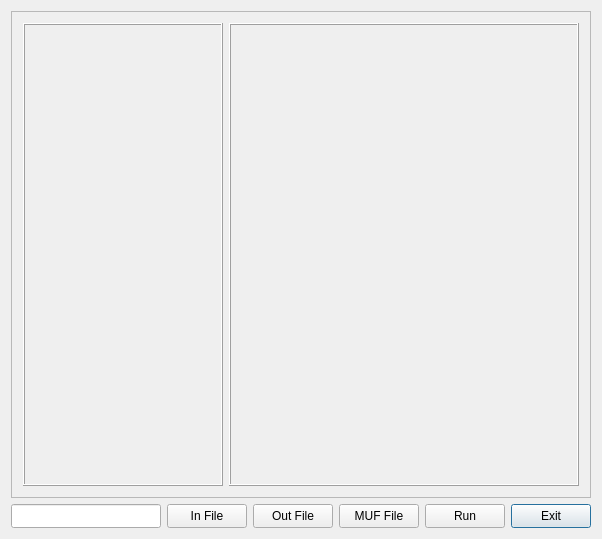
<?xml version="1.0" encoding="UTF-8"?>
<ui version="4.0">
 <class>Path</class>
 <widget class="QDialog" name="Path">
  <property name="geometry">
   <rect>
    <x>0</x>
    <y>0</y>
    <width>584</width>
    <height>539</height>
   </rect>
  </property>
  <property name="windowTitle">
   <string>Path</string>
  </property>
  <layout class="QGridLayout" name="gridLayout_2">
   <item row="0" column="0">
    <widget class="QFrame" name="frameAll">
     <property name="frameShape">
      <enum>QFrame::StyledPanel</enum>
     </property>
     <property name="frameShadow">
      <enum>QFrame::Raised</enum>
     </property>
     <layout class="QGridLayout" name="gridLayout">
      <item row="0" column="0">
       <layout class="QHBoxLayout">
        <item>
         <widget class="QFrame" name="frameIon">
          <property name="sizePolicy">
           <sizepolicy hsizetype="Expanding" vsizetype="Expanding">
            <horstretch>0</horstretch>
            <verstretch>0</verstretch>
           </sizepolicy>
          </property>
          <property name="minimumSize">
           <size>
            <width>100</width>
            <height>200</height>
           </size>
          </property>
          <property name="maximumSize">
           <size>
            <width>200</width>
            <height>32767</height>
           </size>
          </property>
          <property name="frameShape">
           <enum>QFrame::Box</enum>
          </property>
          <property name="frameShadow">
           <enum>QFrame::Raised</enum>
          </property>
         </widget>
        </item>
        <item>
         <widget class="QFrame" name="frameTrek">
          <property name="sizePolicy">
           <sizepolicy hsizetype="Expanding" vsizetype="Expanding">
            <horstretch>0</horstretch>
            <verstretch>0</verstretch>
           </sizepolicy>
          </property>
          <property name="minimumSize">
           <size>
            <width>300</width>
            <height>200</height>
           </size>
          </property>
          <property name="frameShape">
           <enum>QFrame::Box</enum>
          </property>
          <property name="frameShadow">
           <enum>QFrame::Raised</enum>
          </property>
         </widget>
        </item>
       </layout>
      </item>
     </layout>
     <zorder></zorder>
    </widget>
   </item>
   <item row="1" column="0">
    <layout class="QHBoxLayout" name="horizontalLayout">
     <item>
      <widget class="QLineEdit" name="lineEditInf">
       <property name="sizePolicy">
        <sizepolicy hsizetype="Expanding" vsizetype="Fixed">
         <horstretch>0</horstretch>
         <verstretch>0</verstretch>
        </sizepolicy>
       </property>
       <property name="minimumSize">
        <size>
         <width>150</width>
         <height>24</height>
        </size>
       </property>
       <property name="maximumSize">
        <size>
         <width>32767</width>
         <height>24</height>
        </size>
       </property>
      </widget>
     </item>
     <item>
      <spacer name="spacer1">
       <property name="orientation">
        <enum>Qt::Horizontal</enum>
       </property>
       <property name="sizeType">
        <enum>QSizePolicy::Preferred</enum>
       </property>
       <property name="sizeHint" stdset="0">
        <size>
         <width>20</width>
         <height>20</height>
        </size>
       </property>
      </spacer>
     </item>
     <item>
      <widget class="QPushButton" name="pushButtonRead">
       <property name="minimumSize">
        <size>
         <width>80</width>
         <height>24</height>
        </size>
       </property>
       <property name="maximumSize">
        <size>
         <width>80</width>
         <height>24</height>
        </size>
       </property>
       <property name="toolTip">
        <string>Input FileName</string>
       </property>
       <property name="text">
        <string>In File</string>
       </property>
       <property name="autoDefault">
        <bool>false</bool>
       </property>
      </widget>
     </item>
     <item>
      <widget class="QPushButton" name="pushButtonWrite">
       <property name="minimumSize">
        <size>
         <width>80</width>
         <height>24</height>
        </size>
       </property>
       <property name="maximumSize">
        <size>
         <width>80</width>
         <height>24</height>
        </size>
       </property>
       <property name="toolTip">
        <string>Input FileName</string>
       </property>
       <property name="text">
        <string>Out File</string>
       </property>
       <property name="autoDefault">
        <bool>false</bool>
       </property>
      </widget>
     </item>
     <item>
      <widget class="QPushButton" name="pushButtonWriteMUF">
       <property name="minimumSize">
        <size>
         <width>80</width>
         <height>24</height>
        </size>
       </property>
       <property name="maximumSize">
        <size>
         <width>80</width>
         <height>24</height>
        </size>
       </property>
       <property name="toolTip">
        <string>Input FileName</string>
       </property>
       <property name="text">
        <string>MUF File</string>
       </property>
       <property name="autoDefault">
        <bool>false</bool>
       </property>
      </widget>
     </item>
     <item>
      <widget class="QPushButton" name="pushButtonRun">
       <property name="minimumSize">
        <size>
         <width>80</width>
         <height>24</height>
        </size>
       </property>
       <property name="maximumSize">
        <size>
         <width>80</width>
         <height>24</height>
        </size>
       </property>
       <property name="toolTip">
        <string>Run Calculated</string>
       </property>
       <property name="text">
        <string>Run</string>
       </property>
       <property name="autoDefault">
        <bool>false</bool>
       </property>
      </widget>
     </item>
     <item>
      <widget class="QPushButton" name="pushButtonExit">
       <property name="minimumSize">
        <size>
         <width>80</width>
         <height>24</height>
        </size>
       </property>
       <property name="maximumSize">
        <size>
         <width>80</width>
         <height>24</height>
        </size>
       </property>
       <property name="toolTip">
        <string>Exit</string>
       </property>
       <property name="text">
        <string>Exit</string>
       </property>
       <property name="default">
        <bool>true</bool>
       </property>
      </widget>
     </item>
    </layout>
   </item>
  </layout>
 </widget>
 <layoutdefault spacing="6" margin="11"/>
 <pixmapfunction>qPixmapFromMimeSource</pixmapfunction>
 <tabstops>
  <tabstop>pushButtonExit</tabstop>
  <tabstop>pushButtonRead</tabstop>
  <tabstop>pushButtonRun</tabstop>
 </tabstops>
 <resources/>
 <connections>
  <connection>
   <sender>pushButtonExit</sender>
   <signal>pressed()</signal>
   <receiver>Path</receiver>
   <slot>slotExit()</slot>
   <hints>
    <hint type="sourcelabel">
     <x>523</x>
     <y>530</y>
    </hint>
    <hint type="destinationlabel">
     <x>20</x>
     <y>20</y>
    </hint>
   </hints>
  </connection>
  <connection>
   <sender>pushButtonRun</sender>
   <signal>pressed()</signal>
   <receiver>Path</receiver>
   <slot>slotRun()</slot>
   <hints>
    <hint type="sourcelabel">
     <x>439</x>
     <y>530</y>
    </hint>
    <hint type="destinationlabel">
     <x>20</x>
     <y>20</y>
    </hint>
   </hints>
  </connection>
  <connection>
   <sender>pushButtonRead</sender>
   <signal>pressed()</signal>
   <receiver>Path</receiver>
   <slot>slotRead()</slot>
   <hints>
    <hint type="sourcelabel">
     <x>187</x>
     <y>530</y>
    </hint>
    <hint type="destinationlabel">
     <x>20</x>
     <y>20</y>
    </hint>
   </hints>
  </connection>
  <connection>
   <sender>pushButtonWriteMUF</sender>
   <signal>clicked()</signal>
   <receiver>Path</receiver>
   <slot>slotWriteMUF()</slot>
   <hints>
    <hint type="sourcelabel">
     <x>384</x>
     <y>522</y>
    </hint>
    <hint type="destinationlabel">
     <x>402</x>
     <y>539</y>
    </hint>
   </hints>
  </connection>
  <connection>
   <sender>pushButtonWrite</sender>
   <signal>clicked()</signal>
   <receiver>Path</receiver>
   <slot>slotWrite()</slot>
   <hints>
    <hint type="sourcelabel">
     <x>274</x>
     <y>527</y>
    </hint>
    <hint type="destinationlabel">
     <x>279</x>
     <y>540</y>
    </hint>
   </hints>
  </connection>
 </connections>
 <slots>
  <slot>slotWrite()</slot>
  <slot>slotWriteMUF()</slot>
 </slots>
</ui>
